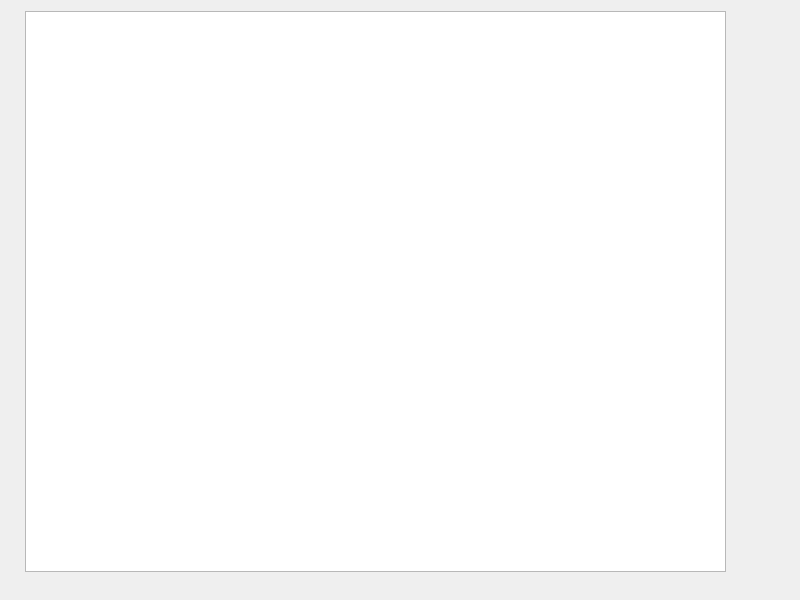
<?xml version="1.0" encoding="UTF-8"?>
<ui version="4.0">
 <class>Widget</class>
 <widget class="QWidget" name="Widget">
  <property name="geometry">
   <rect>
    <x>0</x>
    <y>0</y>
    <width>800</width>
    <height>600</height>
   </rect>
  </property>
  <property name="windowTitle">
   <string>Widget</string>
  </property>
  <widget class="QGraphicsView" name="graphicsView">
   <property name="geometry">
    <rect>
     <x>25</x>
     <y>11</y>
     <width>701</width>
     <height>561</height>
    </rect>
   </property>
  </widget>
 </widget>
 <resources/>
 <connections/>
</ui>
